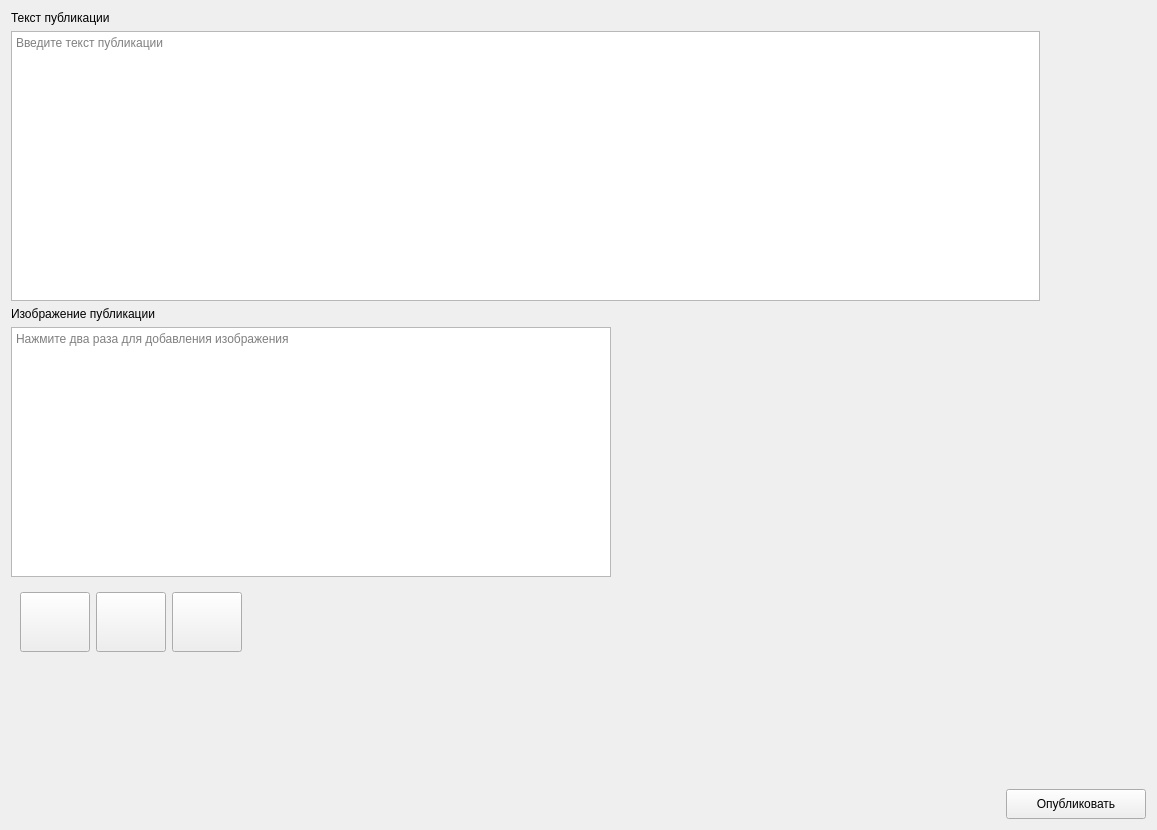
          <widget class="QWidget" name="pageSocialNetwork">
           <layout class="QGridLayout" name="gridLayout_46">
            <item row="0" column="0">
             <layout class="QVBoxLayout" name="verticalLayout_10">
              <item>
               <widget class="QLabel" name="label_6">
                <property name="text">
                 <string>Текст публикации</string>
                </property>
               </widget>
              </item>
              <item>
               <widget class="QTextEdit" name="postEdit">
                <property name="minimumSize">
                 <size>
                  <width>0</width>
                  <height>270</height>
                 </size>
                </property>
                <property name="maximumSize">
                 <size>
                  <width>16777215</width>
                  <height>270</height>
                 </size>
                </property>
                <property name="placeholderText">
                 <string>Введите текст публикации</string>
                </property>
               </widget>
              </item>
              <item>
               <widget class="QLabel" name="label_85">
                <property name="text">
                 <string>Изображение публикации</string>
                </property>
               </widget>
              </item>
              <item>
               <widget class="QTextEdit" name="imagePost">
                <property name="minimumSize">
                 <size>
                  <width>600</width>
                  <height>250</height>
                 </size>
                </property>
                <property name="maximumSize">
                 <size>
                  <width>600</width>
                  <height>250</height>
                 </size>
                </property>
                <property name="placeholderText">
                 <string>Нажмите два раза для добавления изображения</string>
                </property>
               </widget>
              </item>
              <item>
               <widget class="QWidget" name="widget_28" native="true">
                <layout class="QGridLayout" name="gridLayout_5">
                 <item row="0" column="1">
                  <widget class="QPushButton" name="vkBtn">
                   <property name="minimumSize">
                    <size>
                     <width>70</width>
                     <height>60</height>
                    </size>
                   </property>
                   <property name="maximumSize">
                    <size>
                     <width>70</width>
                     <height>60</height>
                    </size>
                   </property>
                   <property name="text">
                    <string/>
                   </property>
                   <property name="icon">
                    <iconset resource="resource.qrc">
                     <normaloff>:/icon/icon/icons8-vk-100.png</normaloff>:/icon/icon/icons8-vk-100.png</iconset>
                   </property>
                   <property name="iconSize">
                    <size>
                     <width>45</width>
                     <height>45</height>
                    </size>
                   </property>
                  </widget>
                 </item>
                 <item row="0" column="2">
                  <widget class="QPushButton" name="dsBtn">
                   <property name="minimumSize">
                    <size>
                     <width>70</width>
                     <height>60</height>
                    </size>
                   </property>
                   <property name="maximumSize">
                    <size>
                     <width>70</width>
                     <height>60</height>
                    </size>
                   </property>
                   <property name="text">
                    <string/>
                   </property>
                   <property name="icon">
                    <iconset resource="resource.qrc">
                     <normaloff>:/icon/icon/icons8-discord-100.png</normaloff>:/icon/icon/icons8-discord-100.png</iconset>
                   </property>
                   <property name="iconSize">
                    <size>
                     <width>45</width>
                     <height>45</height>
                    </size>
                   </property>
                  </widget>
                 </item>
                 <item row="0" column="0">
                  <widget class="QPushButton" name="tgBtn">
                   <property name="minimumSize">
                    <size>
                     <width>70</width>
                     <height>60</height>
                    </size>
                   </property>
                   <property name="maximumSize">
                    <size>
                     <width>70</width>
                     <height>60</height>
                    </size>
                   </property>
                   <property name="text">
                    <string/>
                   </property>
                   <property name="icon">
                    <iconset resource="resource.qrc">
                     <normaloff>:/icon/icon/icons8-телеграм-100.png</normaloff>:/icon/icon/icons8-телеграм-100.png</iconset>
                   </property>
                   <property name="iconSize">
                    <size>
                     <width>45</width>
                     <height>45</height>
                    </size>
                   </property>
                  </widget>
                 </item>
                 <item row="0" column="3">
                  <spacer name="horizontalSpacer_46">
                   <property name="orientation">
                    <enum>Qt::Horizontal</enum>
                   </property>
                   <property name="sizeHint" stdset="0">
                    <size>
                     <width>40</width>
                     <height>20</height>
                    </size>
                   </property>
                  </spacer>
                 </item>
                </layout>
               </widget>
              </item>
             </layout>
            </item>
            <item row="0" column="1">
             <spacer name="horizontalSpacer_45">
              <property name="orientation">
               <enum>Qt::Horizontal</enum>
              </property>
              <property name="sizeType">
               <enum>QSizePolicy::Fixed</enum>
              </property>
              <property name="sizeHint" stdset="0">
               <size>
                <width>100</width>
                <height>20</height>
               </size>
              </property>
             </spacer>
            </item>
            <item row="1" column="0">
             <spacer name="verticalSpacer_28">
              <property name="orientation">
               <enum>Qt::Vertical</enum>
              </property>
              <property name="sizeHint" stdset="0">
               <size>
                <width>20</width>
                <height>122</height>
               </size>
              </property>
             </spacer>
            </item>
            <item row="2" column="0" colspan="2">
             <widget class="QWidget" name="widget_29" native="true">
              <layout class="QGridLayout" name="gridLayout_45">
               <property name="leftMargin">
                <number>0</number>
               </property>
               <property name="topMargin">
                <number>0</number>
               </property>
               <property name="rightMargin">
                <number>0</number>
               </property>
               <property name="bottomMargin">
                <number>0</number>
               </property>
               <property name="spacing">
                <number>0</number>
               </property>
               <item row="0" column="0">
                <spacer name="horizontalSpacer_44">
                 <property name="orientation">
                  <enum>Qt::Horizontal</enum>
                 </property>
                 <property name="sizeHint" stdset="0">
                  <size>
                   <width>995</width>
                   <height>20</height>
                  </size>
                 </property>
                </spacer>
               </item>
               <item row="0" column="1">
                <widget class="QPushButton" name="publishBtn">
                 <property name="minimumSize">
                  <size>
                   <width>140</width>
                   <height>30</height>
                  </size>
                 </property>
                 <property name="maximumSize">
                  <size>
                   <width>140</width>
                   <height>30</height>
                  </size>
                 </property>
                 <property name="text">
                  <string>Опубликовать</string>
                 </property>
                 <property name="icon">
                  <iconset resource="resource.qrc">
                   <normaloff>:/icon/icon/free-icon-check-mark-8370918.png</normaloff>:/icon/icon/free-icon-check-mark-8370918.png</iconset>
                 </property>
                 <property name="iconSize">
                  <size>
                   <width>20</width>
                   <height>20</height>
                  </size>
                 </property>
                </widget>
               </item>
              </layout>
             </widget>
            </item>
           </layout>
          </widget>
